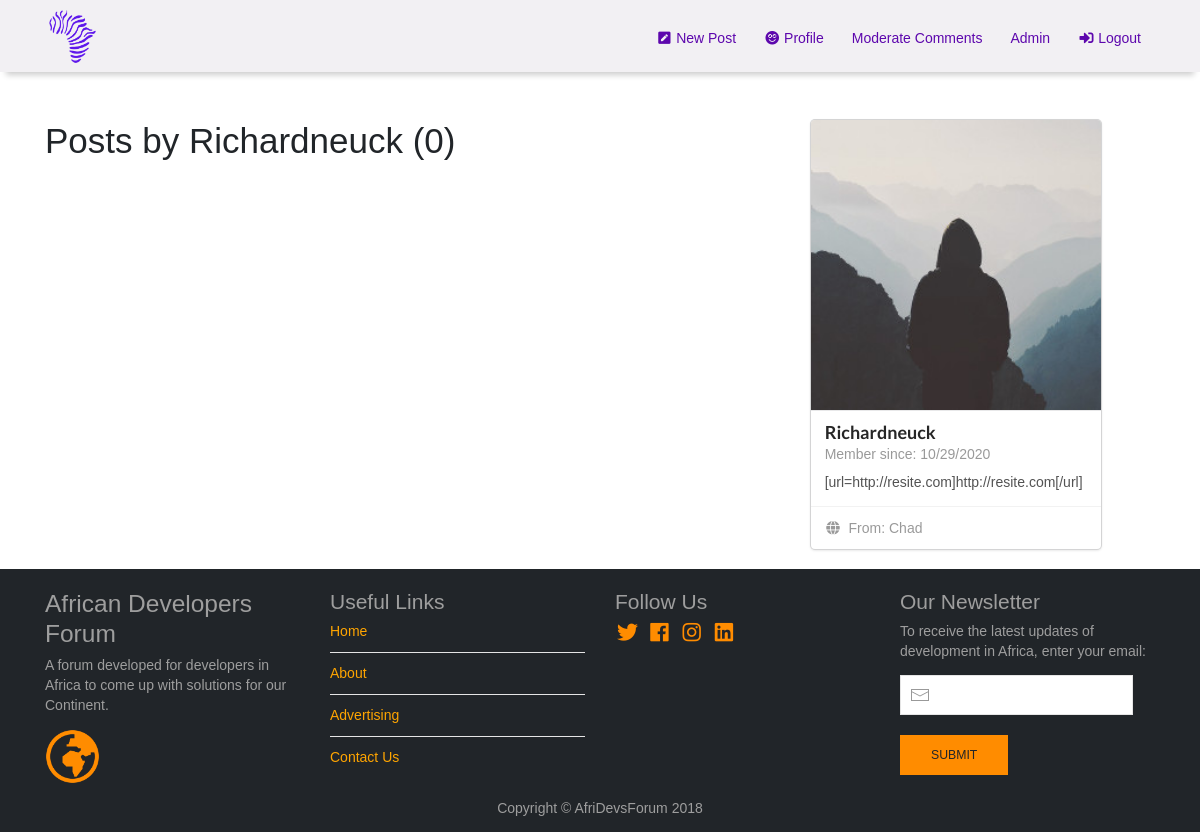
Page /user-profile/Richardneuck (signed in) on the committed database.
### flaskblog/models.py (models this page shows, shortened)
class User(db.Model, UserMixin):  # this class is used for creating the database table User
    id = db.Column(db.Integer, primary_key = True)  # id attribute/column that is an integer and primary key
    name = db.Column(db.String(64))
    username = db.Column(db.String(20), unique = True, nullable = False)
    email = db.Column(db.String(120), unique = True, nullable = False)
    country = db.Column(db.String(20), nullable = False)
    about_me = db.Column(db.Text())
    member_since = db.Column(db.DateTime, default = datetime.utcnow)
    image_file = db.Column(db.String(20), nullable = False, default = 'default.jpg')
    password = db.Column(db.String(60), nullable = True)
    confirmed = db.Column(db.Boolean, default = False)
    role_id = db.Column(db.Integer, db.ForeignKey('role.id'))
    posts = db.relationship('Post', backref = 'author',
                            lazy = True)  # defining a relationship between user(author) & post
    comments = db.relationship('Comment', backref = 'author', lazy = 'dynamic')
    def can(self, permissions):
        return self.role is not None and \
               (self.role.permissions & permissions) == permissions

### flaskblog/users/routes.py (the view)
@users.route("/user-profile/<string:username>")
def user_profile(username):
    page = request.args.get('page', 1, type = int)
    user = User.query.filter_by(username = username).first_or_404()
    image_file = url_for('static', filename = 'profile_pics/' + user.image_file)
    posts = Post.query.filter_by(author = user) \
        .order_by(Post.date_posted.desc()) \
        .paginate(page = page, per_page = current_app.config['FLASKY_POSTS_PER_PAGE'])
    if user and posts is None:
        abort(404)
    return render_template('user_profile.html', user = user, image_file = image_file, posts = posts)

### flaskblog/__init__.py (called while the page is built)
def initialize_extensions(app):
    db.init_app(app)
    migrate.init_app(app, db)
    bcrypt.init_app(app)
    login_manager.init_app(app)
    mail.init_app(app)
    ckeditor.init_app(app)
    bootstrap.init_app(app)
    moment.init_app(app)
    from flaskblog.models import User
    @login_manager.user_loader
    def load_user(user_id):
        return User.query.filter(User.id == int(user_id)).first()

### flaskblog/main/__init__.py (called while the page is built)
@main.app_context_processor
def inject_permissions():
    return dict(Permission = Permission)

### flaskblog/users/routes.py (called while the page is built)
@users.before_app_request
def before_request():
    if current_user.is_authenticated:
        if not current_user.confirmed \
                and request.endpoint \
                and request.blueprint != 'users' \
                and request.endpoint != 'static':
            return redirect(url_for('users.unconfirmed'))

### flaskblog/templates/user_profile.html (shortened to what this page needs)
{% extends 'layout.html' %}
{% block content %}
<h1 class="mb-3">Posts by {{ user.username }} ({{ posts.total }})</h1>
{% endblock content %}
{% block side_bar %}
<div class="ui centered card" wfd-id="341">
    <div class="image" wfd-id="347">
        <img src="{{ image_file }}">
    </div>
    <div class="content" wfd-id="343">
        <a class="header">
            {% if user.name %}
            {{ user.name }}
            {% else %}
            {{ user.username }}
            {% endif %}</a>
        <div class="meta" wfd-id="345">
            <span class="date" wfd-id="346">Member since: {{ moment(user.member_since).format('L') }}</span>
        </div>
        <div class="description" wfd-id="344">
            {% if user.about_me %}<p>{{ user.about_me }}</p>{% endif %}
        </div>
    </div>
    <div class="extra content" wfd-id="342">
        <a href="#">
            <i class="globe icon"></i>
            From: {{ user.country }}
        </a>
    </div>
</div>
{% endblock side_bar%}

### flaskblog/static/css/main.css (style rules this page uses)
* { font-family: Futura, "Trebuchet MS", Arial, sans-serif; }
body { background: #fafafa; color: #333333; margin: 0; }
h1, h2, h3, h4, h5, h6 { color: #444444; }

### rows in the picture
User: username "Richardneuck", member_since "10/29/2020", about_me "[url=http://resite.com]http://resite.com[/url]", country "Chad"

### other values in the picture
{{ posts.total }} "0"
